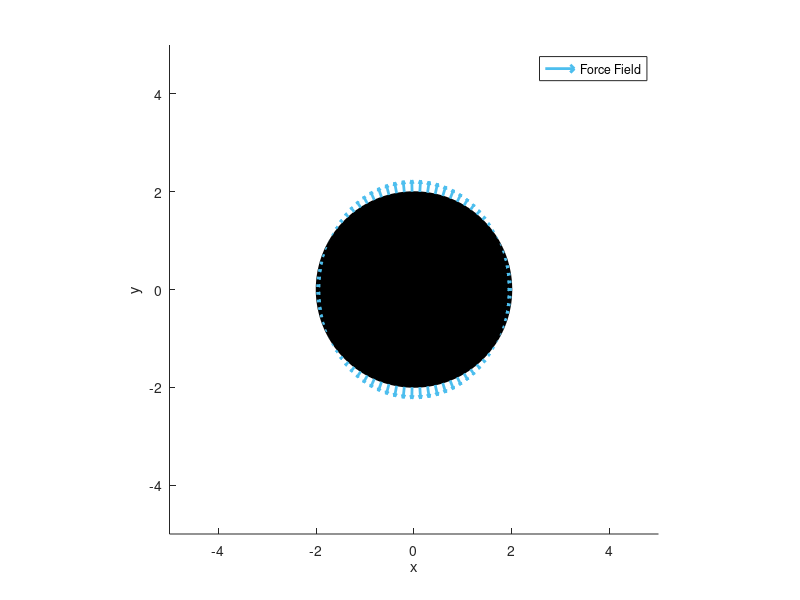

Write the MATLAB code that produced this figure.
clear all, close all


%-- PARAMETERS -------------------------------------------------------
% general
    U = -20;
    a = 2.0;
    %gamma = + 4*pi*a*U*0.5;   %positive for clockwise 
    %gamma = - 4*pi*a*U*1.0;   %negative for anticlockwise
    gamma = 0;                %zero for no circulation
%-- PARAMETERS -------------------------------------------------------


%-- SETTING DOMAIN --------------------------------------------------
 % building cylinder in the middle
    npoints = 80;
    interi=linspace(0,npoints,npoints)';
    theta=2*pi*interi/npoints;
    xtheta = a*cos(theta);
    ytheta = a*sin(theta);
%-- SETTING DOMAIN --------------------------------------------------


%-- FORCE FIELD ---------------------------------------------------
% pressure at surf
    p = ( 1 - (2*sin(theta)+gamma/(2*pi*a*U)).^2 )/2;
% force 
    fnorm = - p * 2*pi/(npoints-1) * a;
    fx = fnorm.*cos(theta);
    fy = fnorm.*sin(theta);
% plot
    figure(1)
    hold on 
    fill(xtheta,ytheta,'k','HandleVisibility','off')
    quiver(xtheta,ytheta,fx,fy,0,'color',[0.3010 0.7450 0.9330],'LineWidth',2); %light blue
    legend('Force Field');
    axis equal;
    xlabel('x');
    ylabel('y');
    xlim([-5,5]);
    ylim([-5,5]);
% title('Force Field');
    hold off    
%-- FORCE FIELD ---------------------------------------------------



